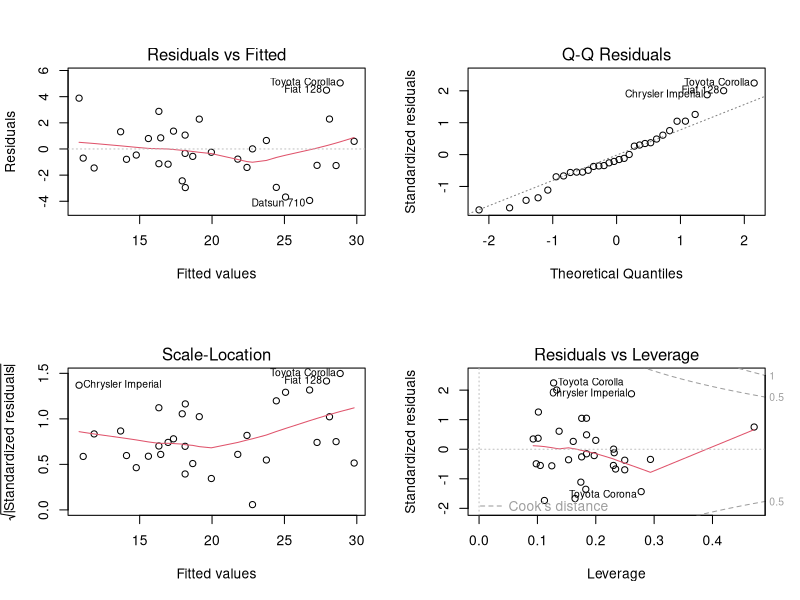
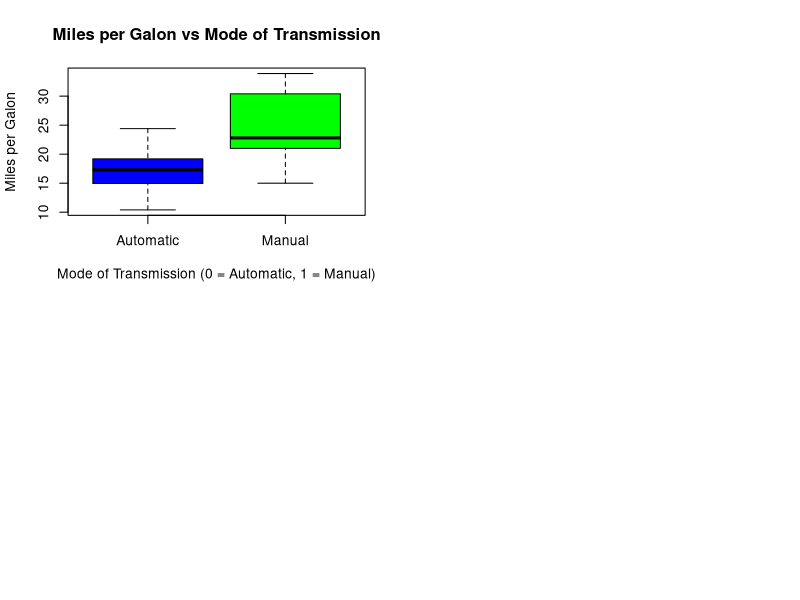
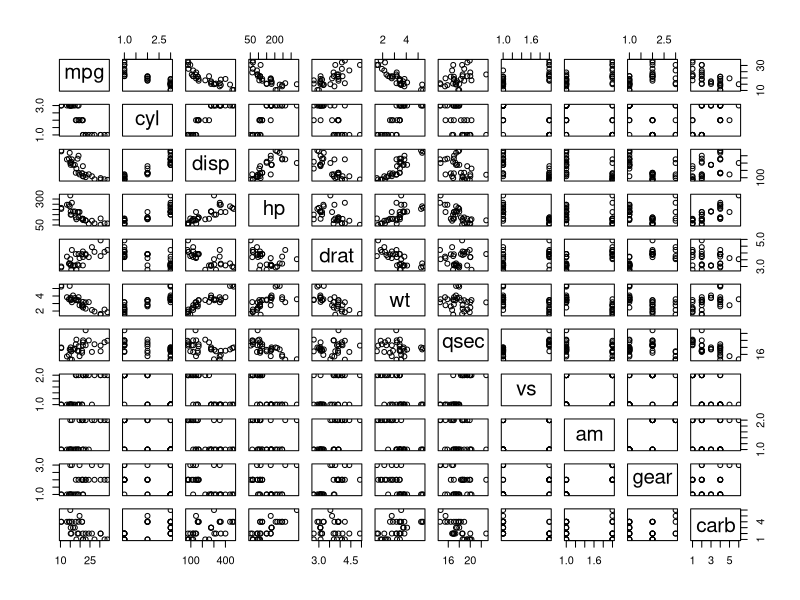

These figures' R source, in order:
## ---- chunk 1
library(datasets)
library(ggplot2)
## ---- chunk 2
data("mtcars")
mtcars$cyl <- factor(mtcars$cyl)
mtcars$vs <- factor(mtcars$vs)
mtcars$gear <- factor(mtcars$gear)
mtcars$carb <- factor(mtcars$carb)
mtcars$am <- factor(mtcars$am,labels=c('Automatic','Manual'))
str(mtcars)
## ---- chunk 3
start_model <- lm(mpg~., data = mtcars)
best_model <- step(start_model, direction = "both")
## ---- chunk 4
summary(best_model)
## ---- chunk 5
base_model <- lm(mpg~am, data = mtcars)
anova(base_model, best_model)
## ---- chunk 6
t.test(mpg~am, data = mtcars)
## ---- chunk 7
par(mfrow = c(2, 2))
plot(best_model)
## ---- chunk 8
sum((abs(dfbetas(best_model)))>1)
## ---- chunk 9
#Figure 1
boxplot(mpg~am, data = mtcars, col = c("blue", "green"), xlab = "Mode of Transmission (0 = Automatic, 1 = Manual)", ylab = "Miles per Galon", main = "Miles per Galon vs Mode of Transmission")
## ---- chunk 10
#Figure 2
pairs(mpg~., data = mtcars)
